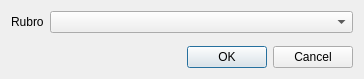
<?xml version="1.0" encoding="UTF-8"?>
<ui version="4.0">
 <class>DlgEditRubroProveedor</class>
 <widget class="QDialog" name="DlgEditRubroProveedor">
  <property name="geometry">
   <rect>
    <x>0</x>
    <y>0</y>
    <width>364</width>
    <height>79</height>
   </rect>
  </property>
  <property name="windowTitle">
   <string>Asignar Rubro a proveedor</string>
  </property>
  <layout class="QVBoxLayout" name="verticalLayout">
   <item>
    <layout class="QFormLayout" name="formLayout">
     <item row="0" column="0">
      <widget class="QLabel" name="label">
       <property name="text">
        <string>Rubro</string>
       </property>
       <property name="buddy">
        <cstring>cboRubro</cstring>
       </property>
      </widget>
     </item>
     <item row="0" column="1">
      <widget class="QComboBox" name="cboRubro"/>
     </item>
    </layout>
   </item>
   <item>
    <widget class="QDialogButtonBox" name="buttonBox">
     <property name="orientation">
      <enum>Qt::Horizontal</enum>
     </property>
     <property name="standardButtons">
      <set>QDialogButtonBox::Cancel|QDialogButtonBox::Ok</set>
     </property>
    </widget>
   </item>
  </layout>
 </widget>
 <resources/>
 <connections>
  <connection>
   <sender>buttonBox</sender>
   <signal>accepted()</signal>
   <receiver>DlgEditRubroProveedor</receiver>
   <slot>accept()</slot>
   <hints>
    <hint type="sourcelabel">
     <x>257</x>
     <y>69</y>
    </hint>
    <hint type="destinationlabel">
     <x>157</x>
     <y>274</y>
    </hint>
   </hints>
  </connection>
  <connection>
   <sender>buttonBox</sender>
   <signal>rejected()</signal>
   <receiver>DlgEditRubroProveedor</receiver>
   <slot>reject()</slot>
   <hints>
    <hint type="sourcelabel">
     <x>325</x>
     <y>69</y>
    </hint>
    <hint type="destinationlabel">
     <x>286</x>
     <y>274</y>
    </hint>
   </hints>
  </connection>
 </connections>
</ui>
